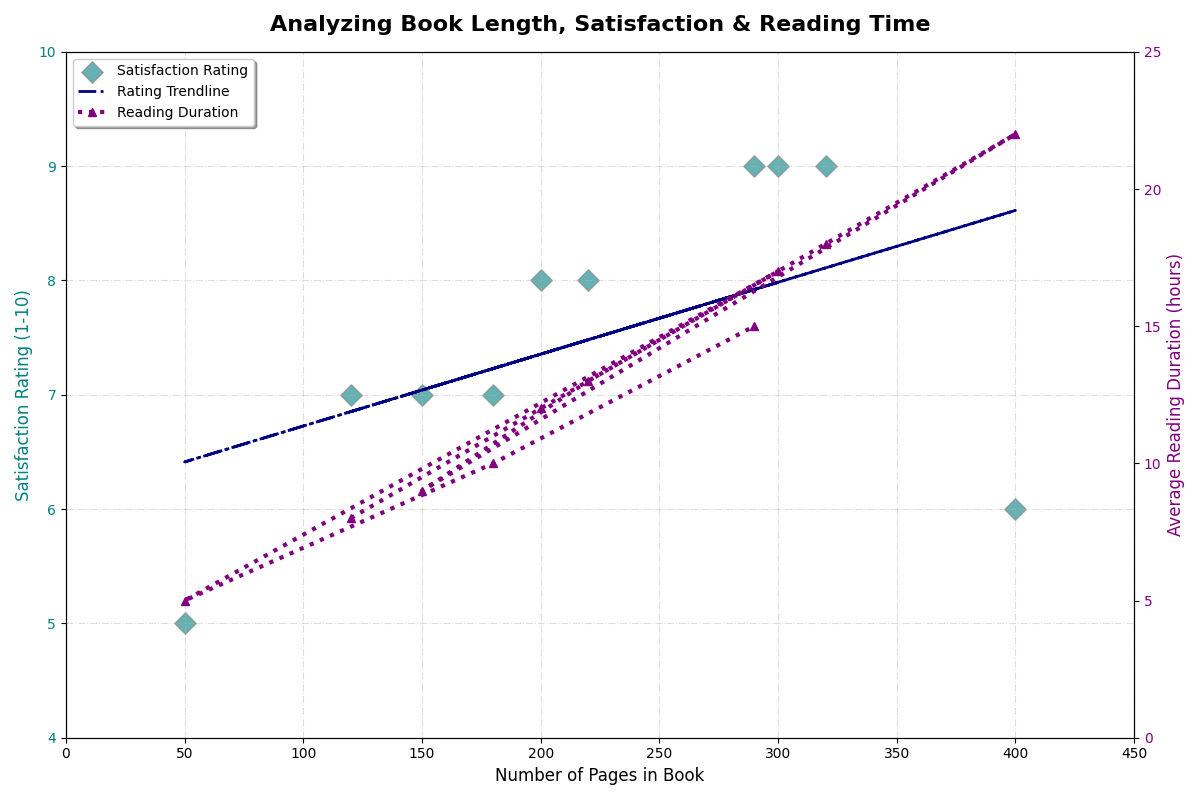

Recreate this plot in Python.
import matplotlib.pyplot as plt
import numpy as np

pages = np.array([120, 200, 320, 400, 150, 220, 300, 50, 180, 290])
ratings = np.array([7, 8, 9, 6, 7, 8, 9, 5, 7, 9])
reading_duration = np.array([8, 12, 18, 22, 9, 13, 17, 5, 10, 15])

fig, ax1 = plt.subplots(figsize=(12, 8))

# Altered scatter plot styling
scatter = ax1.scatter(pages, ratings, color='teal', label='Satisfaction Rating', alpha=0.6, s=120, marker='D', edgecolor='gray')

# Trendline style changes
coef = np.polyfit(pages, ratings, 1)
poly1d_fn = np.poly1d(coef)
plt.plot(pages, poly1d_fn(pages), color='navy', linestyle='-.', linewidth=2, label='Rating Trendline')

ax1.set_xlabel('Number of Pages in Book', fontsize=12)
ax1.set_ylabel('Satisfaction Rating (1-10)', color='teal', fontsize=12)
ax1.tick_params(axis='y', labelcolor='teal')
ax1.set_xlim(0, 450)
ax1.set_ylim(4, 10)

# Secondary y-axis with altered style
ax2 = ax1.twinx()
ax2.plot(pages, reading_duration, color='purple', marker='^', linestyle=':', linewidth=3, label='Reading Duration')
ax2.set_ylabel('Average Reading Duration (hours)', color='purple', fontsize=12)
ax2.tick_params(axis='y', labelcolor='purple')
ax2.set_ylim(0, 25)

# Updated title and grid style
plt.title('Analyzing Book Length, Satisfaction & Reading Time', fontsize=16, fontweight='bold', pad=15)
ax1.grid(True, linestyle='-.', alpha=0.4)

# Randomized legend position
fig.tight_layout()
lines_1, labels_1 = ax1.get_legend_handles_labels()
lines_2, labels_2 = ax2.get_legend_handles_labels()
ax1.legend(lines_1 + lines_2, labels_1 + labels_2, loc='upper left', frameon=True, shadow=True)

plt.show()
